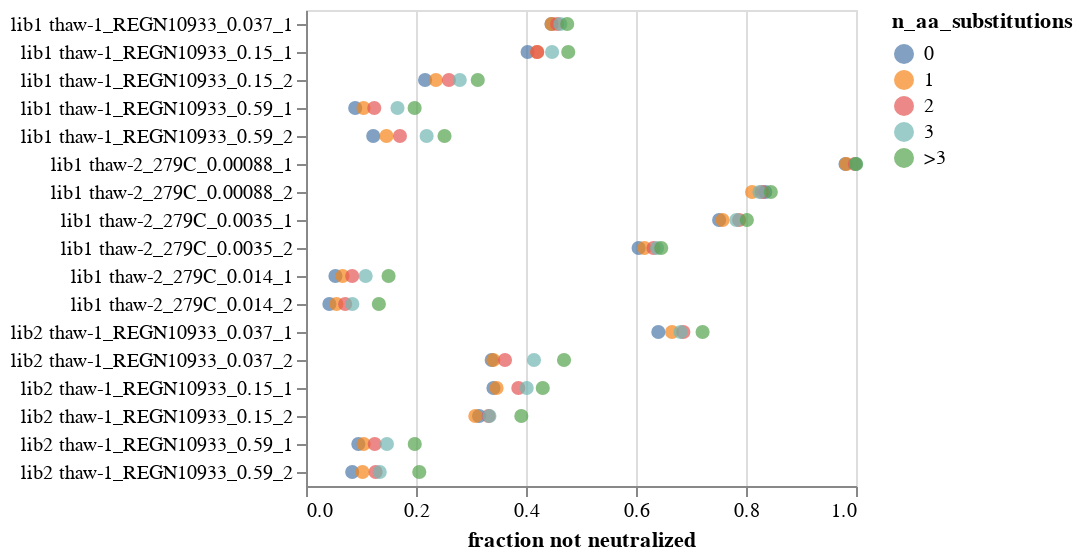

Notebook cell for this chart:
### Markdown cell above
Now make the plot.
You can mouseover points for details, click on the legend to get values for a specific number of amino-acid substitutions, and use the drop-down to show censored (to [0, 1]) values or raw values, and subset which data to show:

### Code cell
# NBVAL_SKIP

censored_selection = alt.selection_point(
    fields=["censored"],
    value=[{"censored": True}],
    bind=alt.binding_select(
        options=[True, False],
        name="censored to be between 0 and 1",
    ),
)

n_aa_substitutions_selection = alt.selection_point(
    fields=["n_aa_substitutions"],
    bind="legend",
)

neutralization_chart = (
    alt.Chart(neutralization_to_plot)
    .encode(
        x=alt.X("fraction not neutralized"),
        y=alt.Y("library_sample", title=None),
        color="n_aa_substitutions:N",
        opacity=alt.condition(
            n_aa_substitutions_selection, alt.value(0.7), alt.value(0)
        ),
        tooltip=[
            (
                alt.Tooltip(c, format=".3g")
                if c.endswith("_count")
                or c.startswith("fraction")
                or c == "antibody_concentration"
                else c
            )
            for c in neutralization_to_plot.columns
            if c not in ["library_sample"]
        ],
    )
    .mark_point(filled=True, size=50)
    .properties(width=275, height=alt.Step(14))
    .add_params(censored_selection, n_aa_substitutions_selection, *selections)
    .transform_filter(censored_selection)
    .configure_axis(labelLimit=500)
)
for selection in selections:
    neutralization_chart = neutralization_chart.transform_filter(selection)

neutralization_chart

### Figure 1 — Vega-Lite specification as saved in the notebook (floating-point values rounded to 4 significant figures; data arrays with more than 128 entries replaced by an {"elided": "..."} marker saying what was removed)
{"config": {"view": {"continuousWidth": 300, "continuousHeight": 300}, "axis": {"labelLimit": 500}}, "data": {"name": "data-d9a4521f849a7e9a0df67475a4afde98"}, "mark": {"type": "point", "filled": true, "size": 50}, "encoding": {"color": {"field": "n_aa_substitutions", "type": "nominal"}, "opacity": {"condition": {"param": "param_3", "value": 0.7}, "value": 0}, "tooltip": [{"field": "library", "type": "nominal"}, {"field": "antibody_sample", "type": "nominal"}, {"field": "no-antibody_sample", "type": "nominal"}, {"field": "n_aa_substitutions", "type": "nominal"}, {"field": "antibody neut standard count", "type": "quantitative"}, {"field": "no-antibody neut standard count", "type": "quantitative"}, {"field": "antibody count", "type": "quantitative"}, {"field": "no-antibody count", "type": "quantitative"}, {"field": "censored", "type": "nominal"}, {"field": "fraction not neutralized", "format": ".3g", "type": "quantitative"}, {"field": "antibody_concentration", "format": ".3g", "type": "quantitative"}], "x": {"field": "fraction not neutralized", "type": "quantitative"}, "y": {"field": "library_sample", "title": null, "type": "nominal"}}, "height": {"step": 14}, "params": [{"name": "param_2", "select": {"type": "point", "fields": ["censored"]}, "bind": {"input": "select", "options": [true, false], "name": "censored to be between 0 and 1"}, "value": [{"censored": true}]}, {"name": "param_3", "select": {"type": "point", "fields": ["n_aa_substitutions"]}, "bind": "legend"}, {"name": "param_1", "select": {"type": "point", "fields": ["library"]}, "bind": {"input": "select", "options": [null, "lib1", "lib2"], "labels": ["all", "lib1", "lib2"], "name": "library"}}], "transform": [{"filter": {"param": "param_2"}}, {"filter": {"param": "param_1"}}], "width": 275, "$schema": "https://vega.github.io/schema/vega-lite/v5.6.1.json", "datasets": {"data-d9a4521f849a7e9a0df67475a4afde98": {"elided": "170 records"}}}
